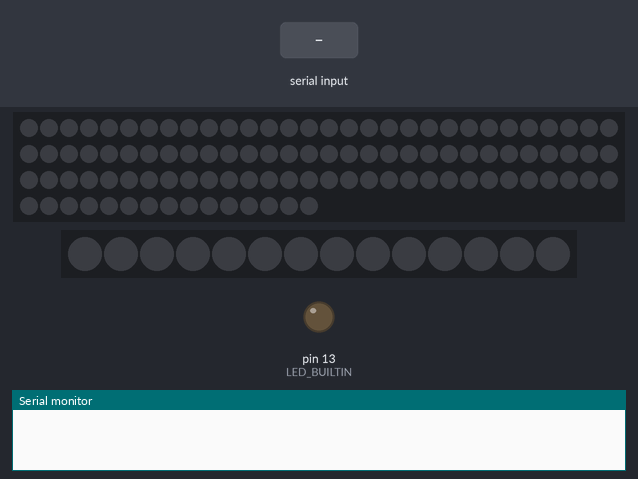
Bench run of a sketch on a simulated Arduino Uno, built with avr-gcc and run on an emulated ATmega328P. Parts: 105 RGB LEDs in strip order, left to right, continuing on the next row, 14 RGB LEDs in strip order, left to right, output pins drawn as LEDs (lit = HIGH), the last lines printed to the serial monitor. Inputs (shaded band) come from the test bench. Random numbers use the default seed unless the sketch sets one.

Above: at 1.2 s.
1.3 s: "b90\n" received over Serial
At 1.47 s:
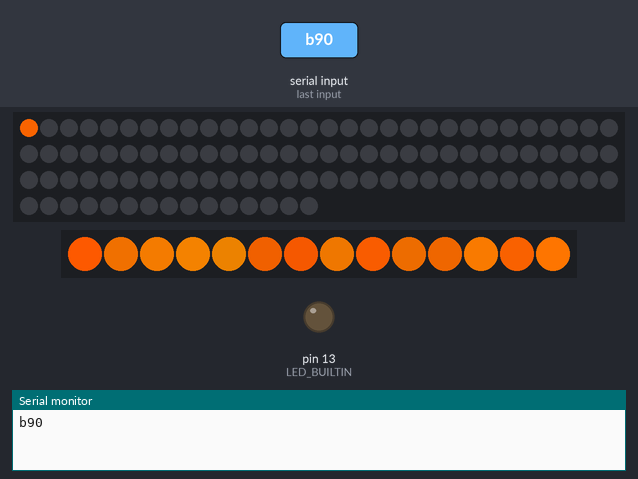
3.7 s: "a90\n" received over Serial
6.1 s: "b,45\n" received over Serial
At 7.2 s:
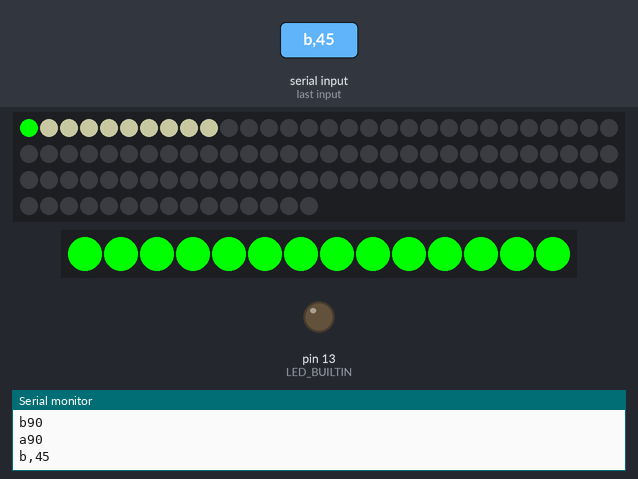
7.6 s: "a,45\n" received over Serial
Timing chart, 0 to 10.1 s (numbered marks = the images above; inputs shaded):
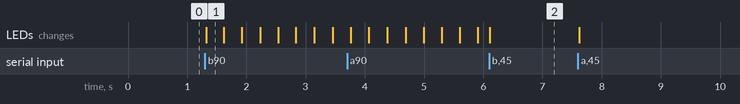

The sketch:

please_work.ino
```cpp
#include <comm.h>
#include <FastLED.h>
#define PIN_INJURIES 10
#define DROUGHT_PIN 9
#define NUM_LEDS_INJURIES 105
#define NUM_LEDS_DROUGHTS 14
//#define DEBUG // Debug flag
//---------------------------Variables------------------------------------------
int skipLights[] = {11, 12, 24, 25, 26, 38, 39, 51, 52, 53, 65, 66, 78, 79, 80};
int injury_value = 0;
bool blinkstate = 0;
bool drought_changed = false;
bool injuries_changed = false;
int drought_value = 0;
const int max_value = 255;
const int min_value = 0;
unsigned long start_time = 0;
unsigned long current_time = 0;
unsigned long previous_time = 0;
int  flicker_number = 150;
int green_value = 0;
int injury_index = 0;
int delay_time = 0;
//---------------------------LED STRIPS-----------------------------------------
CRGB injuries_leds[NUM_LEDS_INJURIES];
CRGB drought_leds[NUM_LEDS_DROUGHTS];

// -------------------------- COLORS--------------------------------------------
const CRGB green = CRGB(min_value, max_value, min_value);

void setup() {
  FastLED.addLeds<WS2812, PIN_INJURIES, GRB>(injuries_leds, NUM_LEDS_INJURIES);
  FastLED.addLeds<WS2812, DROUGHT_PIN, GRB>(drought_leds, NUM_LEDS_DROUGHTS);
  Serial.begin(9600);
  pinMode(LED_BUILTIN, OUTPUT);
}

#define ID "injuries"

bool skip_check(int i) {
  for (int j = 0; j < 15; j++) { //skip check
    if (skipLights[j] == i) {
      return true;
    }
  }
  return false;
}

void loop() {
  //Serial.println("Static green");

  if (Serial.available() > 0) {  // check if data is available in the serial buffer
    Message m = wait_for_message();
    if (!handle_handshake(m, ID)) {
      if (m.label == 'a') {
        injury_value = atoi(m.content);
        injury_index = int(map(injury_value, 0, 1023, 0, NUM_LEDS_INJURIES - 1)); // map the values 0-1023 to an index value to be used for certain number of LEDs
        injuries_changed = true;// Serial.println("Switch accessed-injury");
      }
      if (m.label == 'b') {
        // Serial.println(m.label);
        drought_changed = true;
        drought_value = atoi(m.content);
        green_value = map(drought_value, 0, 1, max_value, 60);
        int red_value = map(drought_value, 0, 1, 0, max_value);
      }
      send_message(m);
    }

  }


  if (drought_value > 0 ) {
    current_time = millis();
    delay_time = random(10, 30);

#ifdef DEBUG
    Serial.println("Current time");
    Serial.println(current_time);
    Serial.println("Previous time");
    Serial.println(previous_time);
    Serial.println("Delay time");
    Serial.println(delay_time);
    Serial.println("Flicker number");
    Serial.println(flicker_number);
#endif

    if (current_time - previous_time >= delay_time) {
      previous_time = current_time;

      //flicker_number = flicker_number - 1;

      // Display the flicker
      for (int i = 0; i <= NUM_LEDS_DROUGHTS; i++) {
        drought_leds[i] = CRGB(random(max_value - 60, max_value), random(green_value - 35, green_value + 5), 0);

      }
      FastLED.show();
      //      // Limiting is done through a message
      //      if (flicker_number <= 0) {
      //        // Serial.println("Shtastie");
      //        drought_value = 0;
      //        flicker_number = 150;
      //
      //        for (int i = 0; i <= NUM_LEDS_DROUGHTS; i++) {
      //          drought_leds[i] = CRGB(min_value, max_value, min_value);
      //        }
      //        FastLED.show();
      //      }
    }
  } else if (drought_changed) {  // Make the trees green when the drought is 0
    for (int i = 0; i <= NUM_LEDS_DROUGHTS; i++) {
      drought_leds[i] = CRGB(min_value, max_value, min_value);
    }
    FastLED.show();
  }

  if (injuries_changed) { //if there is a serial communication value input
    for (int i = 0; i <= injury_index; i++) {  // turn the number of LEDs equivalent to the number of injuries white
      // Serial.print("bro");
      injuries_leds[i] = CRGB(100, 100, 80);
      if (skip_check(i)) {
        injuries_leds[i] = CRGB(0, 0, 0);
        //injury_index ++;
      }

    }
    for (int i = injury_index + 1; i < NUM_LEDS_INJURIES; i++ ) {
      injuries_leds[i] = CRGB(0, 0, 0);
    }
    injuries_changed = false;
  }

  FastLED.show();

}
```

Measured:
- after the input at 1.3 s, the LEDs: change at once (image 1)
